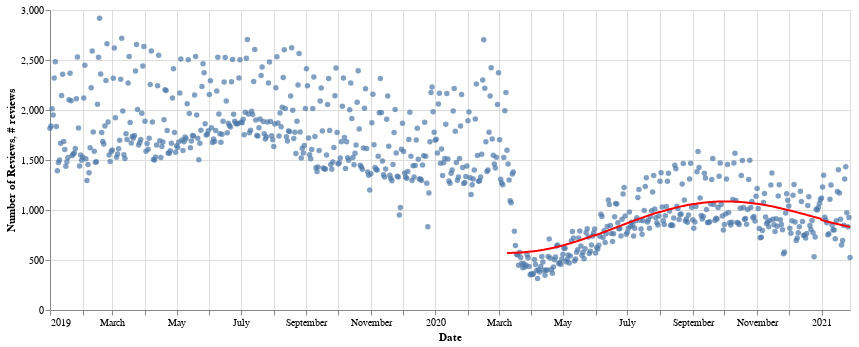

Notebook code cell kept with this figure:
### Markdown cell above
### **Let's try a model with seasonality**

### Code cell
SeasonalPipeline = make_pipeline(
    make_union(
      PolynomialFeatures(grid_search.best_params_["polynomialfeatures__degree"], include_bias=False),
      FunctionTransformer(lambda t: np.sin(2 * np.pi * t)),
      FunctionTransformer(lambda t: np.cos(2 * np.pi * t))
    ), 
    LinearRegression())
SeasonalPipeline.fit(X_train.to_frame().reset_index(drop=True), y_train)

y_train_ = pd.Series(
    SeasonalPipeline.predict(X=X_train.to_frame()),
    index=y_train.index
)

scatter = Chart(df_dailyReviewCounts.reset_index()).mark_circle().encode(
    x = "Date",
    y = "Number of Reviews"
).properties(
    width=800,
    height=300
)

line = Chart(y_train_.reset_index().rename(columns={0:"# reviews"})).mark_line(color='red').encode(
    x="Date",
    y="# reviews"
)
scatter + line

### Figure 1 — Vega-Lite specification as saved in the notebook (floating-point values rounded to 4 significant figures; data arrays with more than 128 entries replaced by an {"elided": "..."} marker saying what was removed)
{"config": {"view": {"continuousWidth": 400, "continuousHeight": 300}}, "layer": [{"data": {"name": "data-9226aa8a9029f3c422e225ad3d5377cc"}, "mark": "circle", "encoding": {"x": {"type": "temporal", "field": "Date"}, "y": {"type": "quantitative", "field": "Number of Reviews"}}, "height": 300, "width": 800}, {"data": {"name": "data-eb7c11fc73857d3a1037d4988ac13408"}, "mark": {"type": "line", "color": "red"}, "encoding": {"x": {"type": "temporal", "field": "Date"}, "y": {"type": "quantitative", "field": "# reviews"}}}], "$schema": "https://vega.github.io/schema/vega-lite/v4.8.1.json", "datasets": {"data-9226aa8a9029f3c422e225ad3d5377cc": {"elided": "759 records"}, "data-eb7c11fc73857d3a1037d4988ac13408": {"elided": "326 records"}}}
